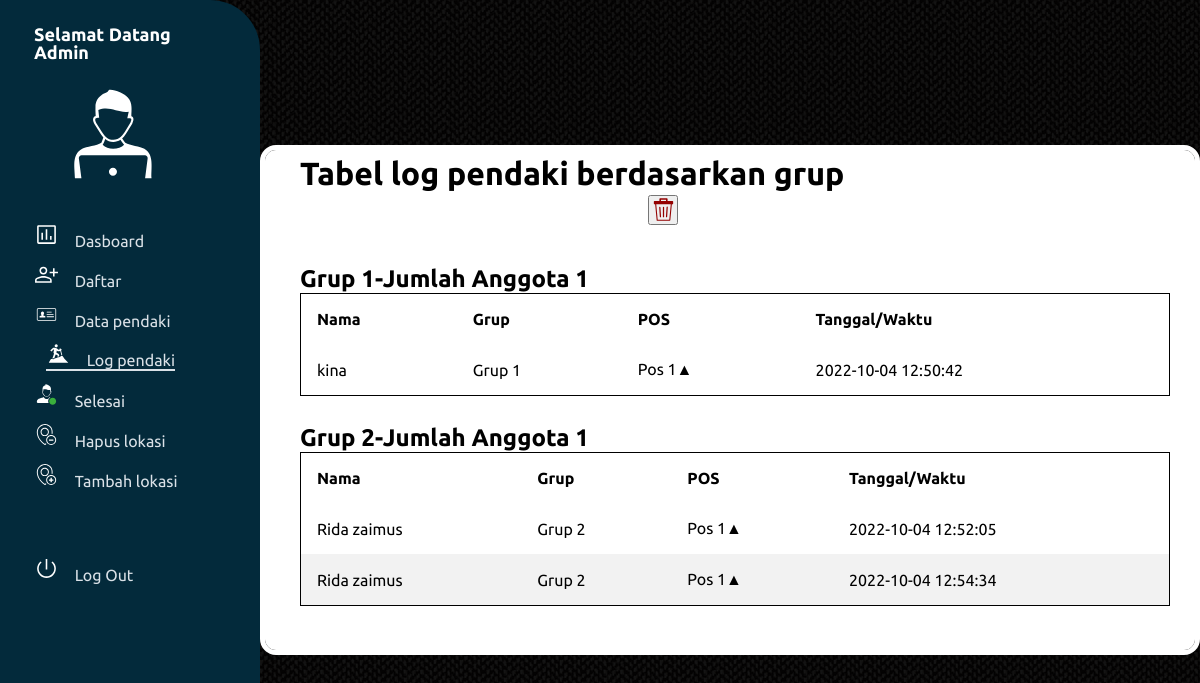
The page /log-pendaki.php (signed in) on the database its author committed.
### tables this page shows
CREATE TABLE `catat` (
  `nomer` int(255) NOT NULL,
  `id` varchar(255) NOT NULL,
  `grup` varchar(255) NOT NULL,
  `nama` varchar(255) NOT NULL,
  `jenis` varchar(5) NOT NULL,
  `nik` varchar(255) NOT NULL,
  `alamat` varchar(255) NOT NULL,
  `pos` varchar(255) NOT NULL,
  `waktu` timestamp NOT NULL DEFAULT current_timestamp()
);

### log-pendaki.php (the view, shortened to what this page needs)
<?php
    include 'konedb.php';
?>
<!DOCTYPE html>
<html lang="en">
<head>
    <link rel="stylesheet" href="css/dasho.css">
    <link rel="stylesheet" href="css/logpendaki.css">
</head>
<body>
    <div class="container">
        <div class="sidebar">
            <div class="header">
                <div class="list-item">
                    <marquee>
                        <span class="description-header">Selamat Datang Admin</span>
                    </marquee>
                </div>
                <div class="illustration">
                    <img src="img/user.svg" alt="">
                </div>
                <div class="mainl">
                    <div class="list-item">
                        <a href="admin.php">
                            <img src="img/dasbo.svg" alt="" class="icon">
                            <span class="description">Dasboard</span>
                        </a>
                    </div>
                    <div class="list-item">
                        <a href="daftar.php">
                            <img src="img/daftar.svg" alt="" class="icon">
                            <span class="description">Daftar</span>
                        </a>
                    </div>
                    <div class="list-item">
                        <a href="data-pendaki.php">
                            <img src="img/data-pendaki.svg" alt="" class="icon">
                            <span class="description">Data pendaki</span>
                        </a>
                    </div>
                    <div class="list-item">
                        <a class="active" href="log-pendaki.php">
                            <img src="img/log-pendaki.svg" alt="" class="icon">
                            <span class="description">Log pendaki</span>
                        </a>
                    </div>
                    <div class="list-item">
                        <a href="selesai.php">
                            <img src="img/pselesai.svg" alt="" class="icon">
                            <span class="description">Selesai</span>
                        </a>
                    </div>
                    <div class="list-item">
                        <a href="hapusmap.php">
                            <img src="img/minus-map.svg" alt="" class="icon">
                            <span class="description">Hapus lokasi</span>
                        </a>
                    </div>
                    <div class="list-item">
                        <a href="inpeta.php">
                            <img src="img/add-map.svg" alt="" class="icon">
                            <span class="description">Tambah lokasi</span>
                        </a>
                    </div>
                    <br><br><br>
                    <div class="list-item">
                        <a href="action-logout.php">
                            <img src="img/logout.svg" alt="" class="icon">
                            <span class="description">Log Out</span>
                        </a>
                    </div>
                </div>
            </div>
        </div>
        <div class="mainc">
             <div class="column">
             <h1>Tabel log pendaki berdasarkan grup <a href='hlogpen.php?id=1'><button class="b1"  method="GET"><img src=img/hapus.svg width="25" height="25" /></button></a></h1> <br><br>
            <table >
            <?php
            $g = "SELECT * FROM pendaki WHERE grup='Grup 1'";
            $query = mysqli_query($db, $g);
             ?>
		   <h2>Grup 1-Jumlah Anggota <?php echo mysqli_num_rows($query) ?></h2>
		   <thead>
			 <tr>
				<th class="column-primary" data-header="User"><span>Nama </span></th>
				<th>Grup </th>
				<th>POS </th>
				<th>Tanggal/Waktu </th>
			 </tr>
		  </thead>
		  <tbody>
		    <?php
		    $sql = "SELECT * FROM catat WHERE grup='Grup 1'";
		    $query = mysqli_query($db, $sql);
		    while($pendaki = mysqli_fetch_array($query)){
			    echo "<tr>";
			    echo "<td data-header=Nama:>".$pendaki['nama']."</td>";
			    echo "<td data-header=Grup:>".$pendaki['grup']."</td>";
			    echo "<td data-header=Pos:>".$pendaki['pos']."</td>";
			    echo "<td data-header=Waktu:>".$pendaki['waktu']."</td>";
			    echo "</tr>";
		     }
		    ?>
		</tbody>
	</table>
  </div>
  <br>
  <div class="column">
  <table >
    <?php
      $g = "SELECT * FROM pendaki WHERE grup='Grup 2'";
      $query = mysqli_query($db, $g);
    ?>
		<h2>Grup 2-Jumlah Anggota <?php echo mysqli_num_rows($query) ?></h2>
		<thead>
			<tr>
				<th class="column-primary" data-header="User"><span>Nama </span></th>
				<th>Grup </th>
				<th>POS </th>
				<th>Tanggal/Waktu </th>
			</tr>
		</thead>
		<tbody>
		<?php
		$sql = "SELECT * FROM catat WHERE grup='Grup 2'";
		$query = mysqli_query($db, $sql);
		while($pendaki = mysqli_fetch_array($query)){
			echo "<tr>";
			echo "<td data-header=Nama:>".$pendaki['nama']."</td>";
			echo "<td data-header=Grup:>".$pendaki['grup']."</td>";
			echo "<td data-header=Pos:>".$pendaki['pos']."</td>";
			echo "<td data-header=Waktu:>".$pendaki['waktu']."</td>";
			echo "</tr>";
		}
		?>
		</tbody>
	</table>
  </div>
        </div>
    </div>
</body>
</html>

### css/dasho.css (style rules this page uses)
* { font-family: "Ubuntu", Arial; padding: 0; margin: 0; }
body { background-image: url("../img/zig\ zag\ wool.webp"); }
.container { display: flex; min-height: 100vh; }
.sidebar { background-color: #032a3b; width: 260px; padding: 24px; display: flex; box-sizing: border-box; flex-direction: column; border-top-right-radius: 50px; border-bottom-right-radius: 50px; }
.mainl { flex-grow: 1; }
.sidebar .description-header { font-style: normal; font-weight: 700; font-size: 18px; line-height: 16px; text-align: center; color: #ffffff; }
.sidebar a { text-decoration: none; }
.sidebar .header .list-item { display: flex; flex-direction: row; align-items: center; padding: 12px 10px; border-radius: 8px; height: 40px; box-sizing: border-box; }
.sidebar .header .list-item .icon { margin-right: 12px; }
.sidebar .header .illustration { display: flex; flex-direction: column; align-items: flex-start; padding: 10px; margin: 10px 0 22px 0; box-sizing: border-box; }
.sidebar .mainl .list-item .description { font-style: normal; font-weight: 400; font-size: 16px; line-height: 16px; text-align: center; color: #dae1e7; }
.sidebar .mainl .list-item { display: flex; flex-direction: row; align-items: center; padding: 12px 10px; width: 212px; box-sizing: border-box; }
.list-item img { width: 25px; height: 25px; }
.illustration img { margin-left: 15%; align-items: center; width: 100px; height: 100px; }
a.active { transform: translateX(12px); border-bottom: 2px solid; border-color: #dae1e7; }

### css/logpendaki.css (style rules this page uses)
.mainc { padding-left: 30px; padding-right: 30px; height: 500px; width: 1000px; margin: auto; background: #ffffff; border-radius: 16px; border: 5px solid #fff; overflow: scroll; }
.column { width: 100%; padding: 5px; }
table { border-collapse: collapse; border-spacing: 0; width: 100%; border: 1px solid rgb(0, 0, 0); }
th, td { text-align: left; padding: 16px; }
tr:nth-child(even) { background-color: #f2f2f2; }
.b1 { margin-left: 40%; height: 30px; width: 30px; }

### rows shown on the page
catat: nama "kina", grup "Grup 1", pos "Pos 1▲", waktu "2022-10-04 12:50:42"
catat: nama "Rida zaimus", grup "Grup 2", pos "Pos 1▲", waktu "2022-10-04 12:52:05"
catat: nama "Rida zaimus", grup "Grup 2", pos "Pos 1▲", waktu "2022-10-04 12:54:34"

### other values the page prints
mysqli_num_rows($query) "1"
